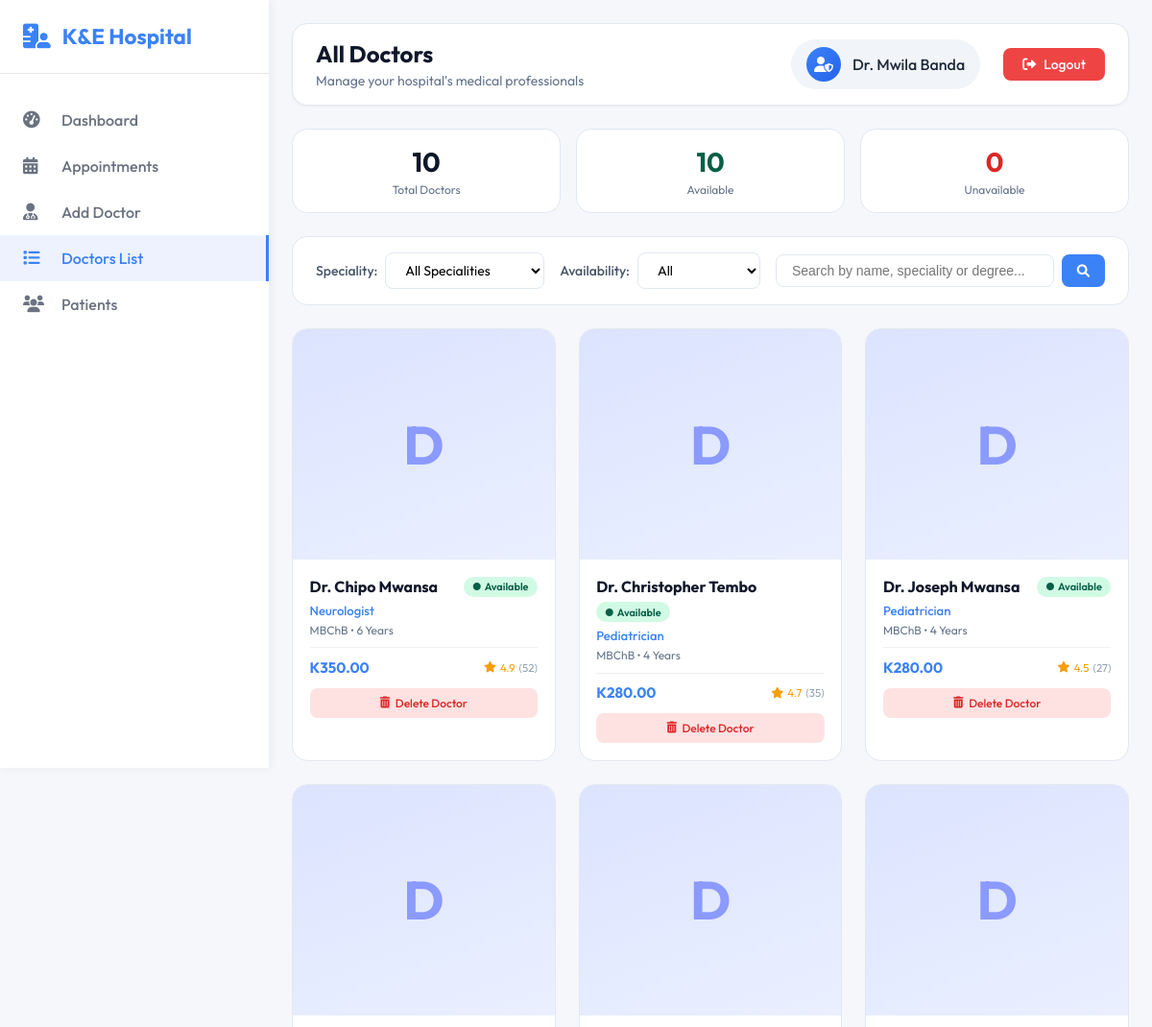
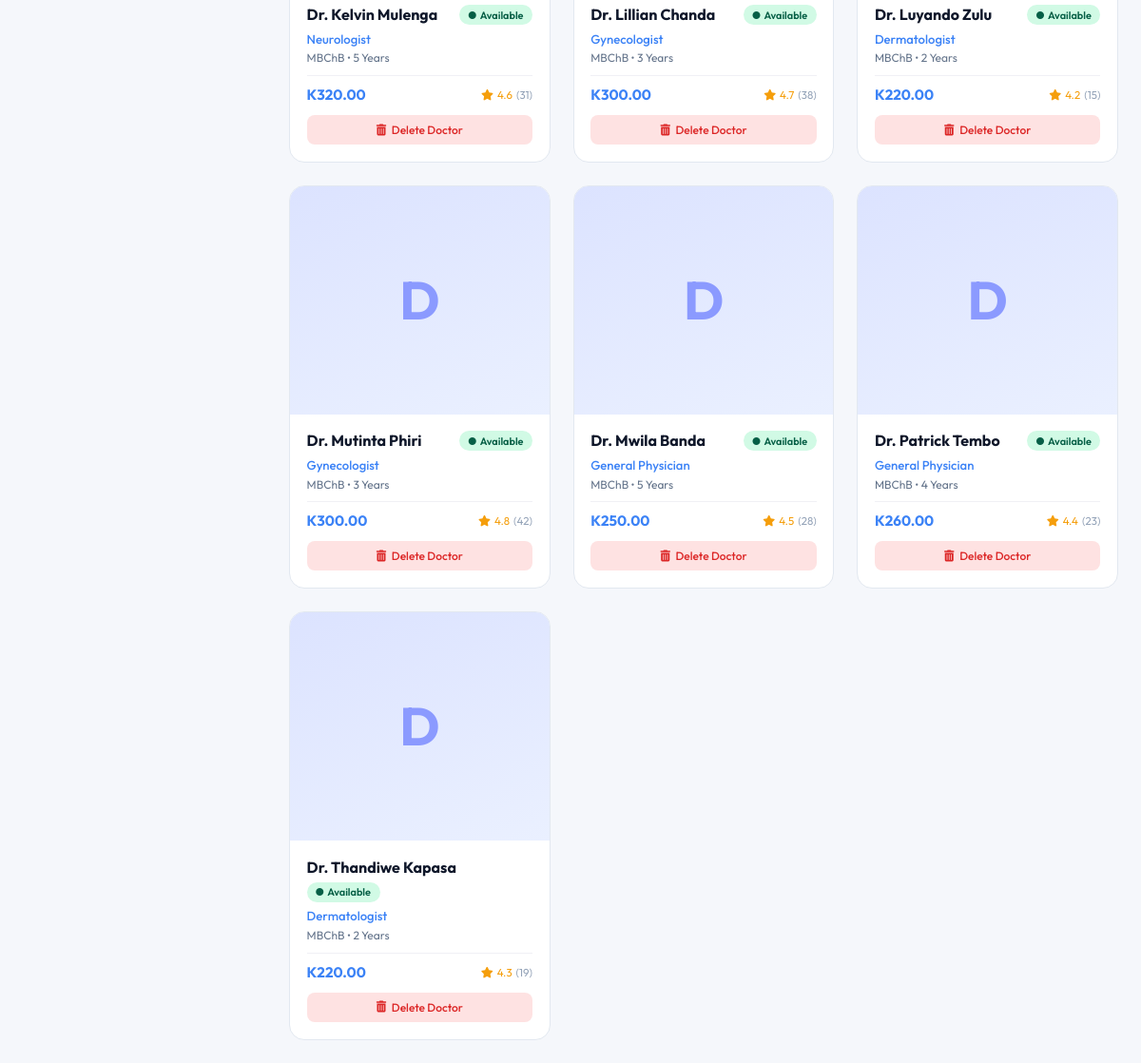
The page /admin/doctors-list.php (signed in) on the database as committed earlier (2 pictures, top to bottom).
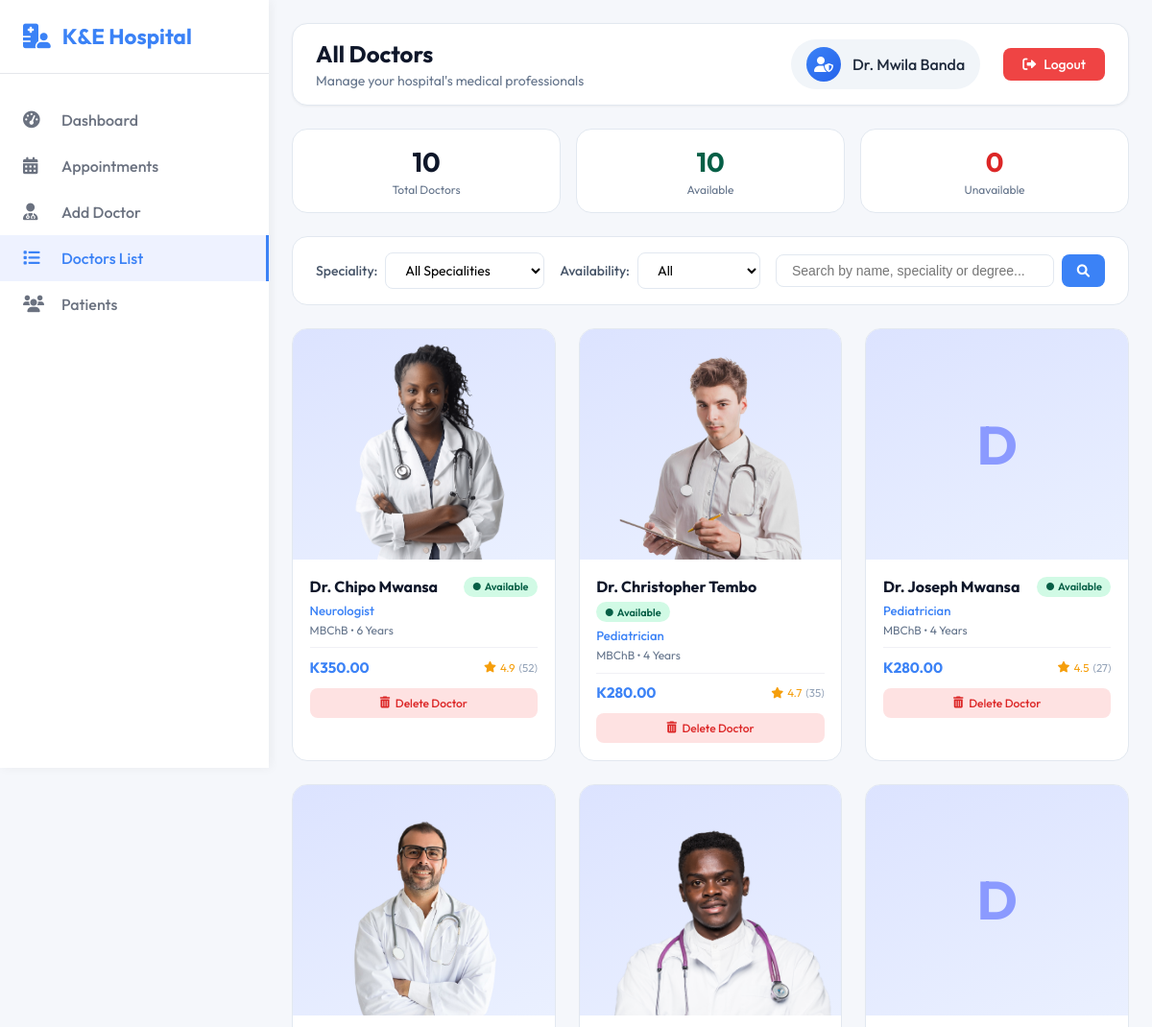
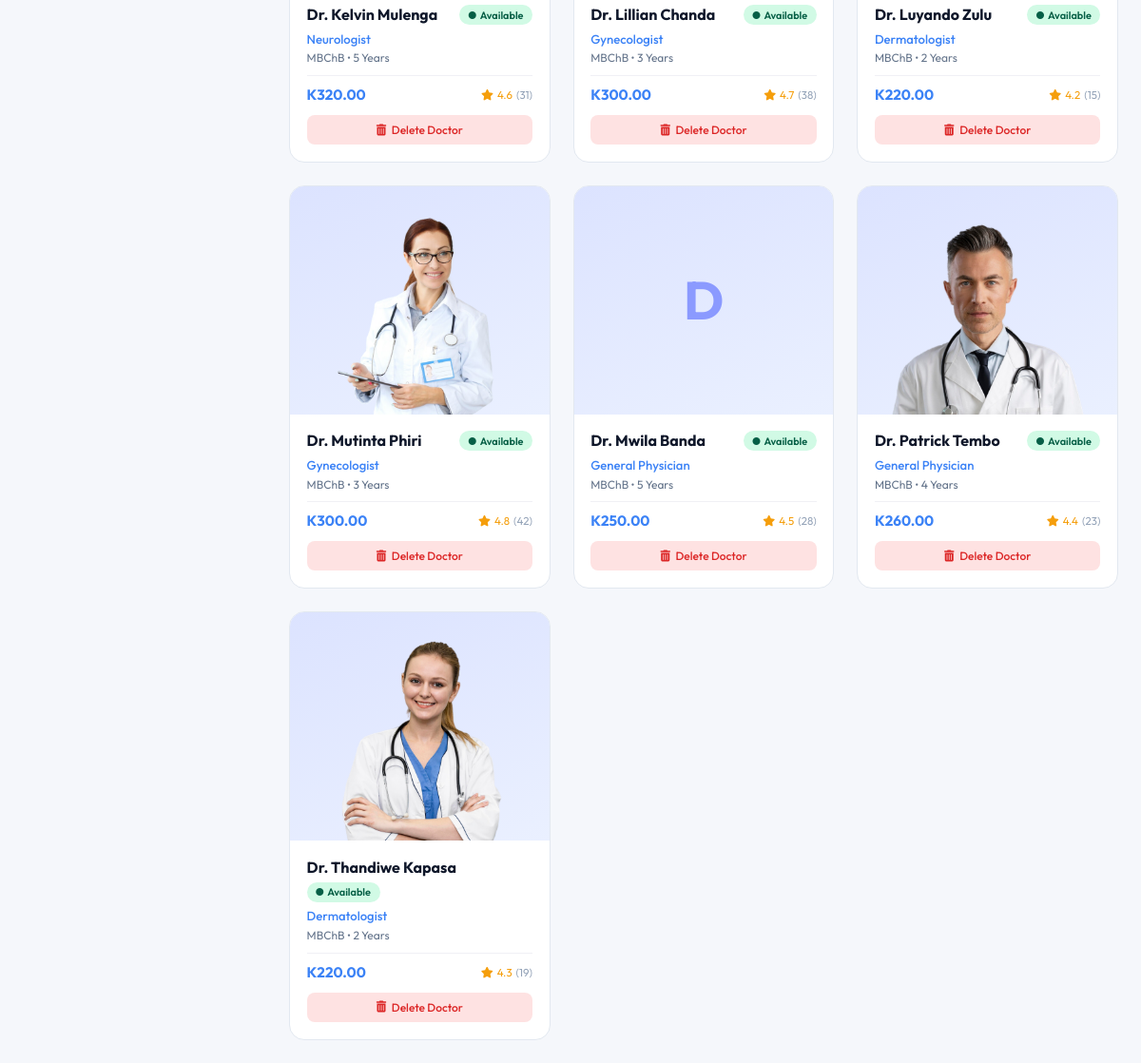
The same page on the database as committed later (2 pictures, top to bottom).
### tables this page shows
CREATE TABLE doctors (
    doctor_id VARCHAR(50) PRIMARY KEY,
    name VARCHAR(100) NOT NULL,
    email VARCHAR(100) UNIQUE,
    password VARCHAR(255),  
    profile_image VARCHAR(255) DEFAULT '/frontend/assets/upload_area.png',  
    image_path VARCHAR(255),  
    speciality VARCHAR(100) NOT NULL,
    degree VARCHAR(50) NOT NULL,
    experience VARCHAR(50) NOT NULL,
    about TEXT,
    fees DECIMAL(10, 2) NOT NULL,
    address_line1 VARCHAR(255),
    address_line2 VARCHAR(255),
    consultation_duration INT DEFAULT 30,  
    is_available BOOLEAN DEFAULT TRUE,
    rating DECIMAL(3,2) DEFAULT 0,  
    total_reviews INT DEFAULT 0,
    created_at TIMESTAMP DEFAULT CURRENT_TIMESTAMP,
    updated_at TIMESTAMP DEFAULT CURRENT_TIMESTAMP ON UPDATE CURRENT_TIMESTAMP,
    INDEX idx_speciality (speciality),
    INDEX idx_is_available (is_available),
    INDEX idx_rating (rating)
);

### admin/doctors-list.php (the view, shortened to what this page needs)
<?php
$host     = 'localhost';
$dbname   = 'ke_hospital';
$username = 'root';
$password = '';
try {
    $pdo = new PDO("mysql:host=$host;dbname=$dbname;charset=utf8", $username, $password);
    $pdo->setAttribute(PDO::ATTR_ERRMODE, PDO::ERRMODE_EXCEPTION);
    $pdo->setAttribute(PDO::ATTR_DEFAULT_FETCH_MODE, PDO::FETCH_ASSOC);
} catch(PDOException $e) {
    die("Connection failed: " . $e->getMessage());
}
$search              = isset($_GET['search'])        ? $_GET['search']       : '';
$sql    = "SELECT * FROM doctors WHERE 1=1";
$params = array();
$sql .= " ORDER BY name ASC";
$stmt = $pdo->prepare($sql);
$stmt->execute($params);
$doctors = $stmt->fetchAll();
$total_doctors    = count($doctors);
$available_count  = 0;
$unavailable_count = 0;
foreach ($doctors as $doc) {
    if ($doc['is_available']) $available_count++; else $unavailable_count++;
}
$admin_name = isset($_SESSION['full_name']) ? $_SESSION['full_name'] : 'Admin';
function getDoctorImagePath($img) {
    $img = ltrim($img, '/');
    if (strpos($img, 'assets/') === 0) return '../frontend/' . $img;
    return '../frontend/assets/' . $img;
}
?>
<!DOCTYPE html>
<html lang="en">
<head>
<link rel="stylesheet" href="https://cdnjs.cloudflare.com/ajax/libs/font-awesome/6.0.0/css/all.min.css">
<link rel="stylesheet" href="./css/doctors-list.css">
</head>
<body>
<div class="dashboard-container">
    <aside class="sidebar" id="sidebar">
        <div class="sidebar-header">
            <a href="dashboard.php" class="sidebar-logo">
                <i class="fas fa-hospital-user"></i>
                <span>K&amp;E Hospital</span>
            </a>
        </div>
        <nav class="sidebar-nav">
            <a href="dashboard.php"    class="nav-item"><i class="fas fa-tachometer-alt"></i><span>Dashboard</span></a>
            <a href="appointments.php" class="nav-item"><i class="fas fa-calendar-alt"></i><span>Appointments</span></a>
            <a href="add-doctor.php"   class="nav-item"><i class="fas fa-user-md"></i><span>Add Doctor</span></a>
            <a href="doctors-list.php" class="nav-item active"><i class="fas fa-list"></i><span>Doctors List</span></a>
            <a href="patients.php"     class="nav-item"><i class="fas fa-users"></i><span>Patients</span></a>
        </nav>
    </aside>
    <main class="main-content">
        <div class="top-bar">
            <div class="page-title">
                <div>
                    <h1>All Doctors</h1>
                    <p>Manage your hospital's medical professionals</p>
                </div>
            </div>
            <div class="user-info">
                <div class="admin-badge">
                    <div class="admin-avatar"><i class="fas fa-user-shield"></i></div>
                    <span class="admin-name"><?php echo htmlspecialchars($admin_name); ?></span>
                </div>
                <a href="logout.php" class="logout-btn"><i class="fas fa-sign-out-alt"></i> Logout</a>
            </div>
        </div>
        <div class="stats-row">
            <div class="stat-card-sm">
                <div class="stat-number"><?php echo $total_doctors; ?></div>
                <div class="stat-label">Total Doctors</div>
            </div>
            <div class="stat-card-sm">
                <div class="stat-number" style="color:#065f46;"><?php echo $available_count; ?></div>
                <div class="stat-label">Available</div>
            </div>
            <div class="stat-card-sm">
                <div class="stat-number" style="color:#dc2626;"><?php echo $unavailable_count; ?></div>
                <div class="stat-label">Unavailable</div>
            </div>
        </div>
        <div class="filters-bar">
            <form method="GET" style="display:contents;">
                <div class="filter-group">
                    <label>Speciality:</label>
                    <select name="speciality" onchange="this.form.submit()">
                        <option value="">All Specialities</option>
                    </select>
                </div>
                <div class="filter-group">
                    <label>Availability:</label>
                    <select name="availability" onchange="this.form.submit()">
                        <option value="">All</option>
                    </select>
                </div>
                <div class="search-box">
                    <input type="text" name="search" placeholder="Search by name, speciality or degree..."
                           value="<?php echo htmlspecialchars($search); ?>">
                    <button type="submit"><i class="fas fa-search"></i></button>
                </div>
            </form>
        </div>
        <?php if (!empty($doctors)): ?>
        <div class="doctors-grid">
            <?php foreach ($doctors as $doctor):
                $img_path = getDoctorImagePath($doctor['profile_image']);
                $initial  = strtoupper(substr($doctor['name'], 0, 1));
            ?>
            <div class="doctor-card">
                <div class="doctor-img-wrap">
                    <?php if ($img_path): ?>
                        <img src="<?php echo htmlspecialchars($img_path); ?>"
                             alt="<?php echo htmlspecialchars($doctor['name']); ?>"
                             loading="lazy"
                             onerror="this.style.display='none';this.nextElementSibling.style.display='flex';">
                        <div class="doctor-img-fallback" style="display:none;"><?php echo $initial; ?></div>
                    <?php else: ?>
                        <div class="doctor-img-fallback"><?php echo $initial; ?></div>
                    <?php endif; ?>
                </div>
                <div class="doctor-info">
                    <div class="doctor-header">
                        <h3 class="doctor-name"><?php echo htmlspecialchars($doctor['name']); ?></h3>
                        <span class="availability-badge <?php echo $doctor['is_available']?'available':'unavailable'; ?>">
                            <i class="fas fa-circle" style="font-size:0.5rem;"></i>
                            <?php echo $doctor['is_available']?'Available':'Unavailable'; ?>
                        </span>
                    </div>
                    <p class="doctor-speciality"><?php echo htmlspecialchars($doctor['speciality']); ?></p>
                    <p class="doctor-details">
                        <?php echo htmlspecialchars($doctor['degree']); ?>
                        &bull;
                        <?php echo htmlspecialchars($doctor['experience']); ?>
                    </p>
                    <div class="doctor-footer">
                        <span class="doctor-fees">K<?php echo number_format($doctor['fees'],2); ?></span>
                        <?php if (!empty($doctor['rating']) && $doctor['rating'] > 0): ?>
                        <div class="doctor-rating">
                            <i class="fas fa-star"></i>
                            <span><?php echo number_format($doctor['rating'],1); ?></span>
                            <span style="color:#94a3b8;">(<?php echo intval($doctor['total_reviews']); ?>)</span>
                        </div>
                        <?php endif; ?>
                    </div>
                    <div class="action-buttons" onclick="event.stopPropagation()">
                        <button class="action-btn delete" onclick="confirmDelete('<?php echo $doctor['doctor_id']; ?>','<?php echo htmlspecialchars(addslashes($doctor['name'])); ?>')">
                            <i class="fas fa-trash-alt"></i> Delete Doctor
                        </button>
                    </div>
                </div>
            </div>
            <?php endforeach; ?>
        </div>
        <?php endif; ?>
    </main>
</div>
</body>
</html>

Rows that differ between the two databases and show on the page:
changed doctors "Dr. Chipo Mwansa": profile_image: picture added; profile_image "/assets/doctors/doc5.jpg" → "/assets/doc5.png" (drawn); name "D" → (not shown)
changed doctors "Dr. Christopher Tembo": profile_image: picture added; profile_image "/assets/doctors/doc4.jpg" → "/assets/doc4.png" (drawn); name "D" → (not shown)
changed doctors "Dr. Kelvin Mulenga": profile_image: picture added; profile_image "/assets/doctors/doc6.jpg" → "/assets/doc6.png" (drawn); name "D" → (not shown)
changed doctors "Dr. Lillian Chanda": profile_image: picture added; profile_image "/assets/doctors/doc8.jpg" → "/assets/doc8.png" (drawn); name "D" → (not shown)
changed doctors "Dr. Mutinta Phiri": profile_image: picture added; profile_image "/assets/doctors/doc2.jpg" → "/assets/doc2.png" (drawn); name "D" → (not shown)
changed doctors "Dr. Patrick Tembo": profile_image: picture added; profile_image "/assets/doctors/doc7.jpg" → "/assets/doc7.png" (drawn); name "D" → (not shown)
changed doctors "Dr. Thandiwe Kapasa": profile_image: picture added; profile_image "/assets/doctors/doc9.jpg" → "/assets/doc9.png" (drawn); name "D" → (not shown)
